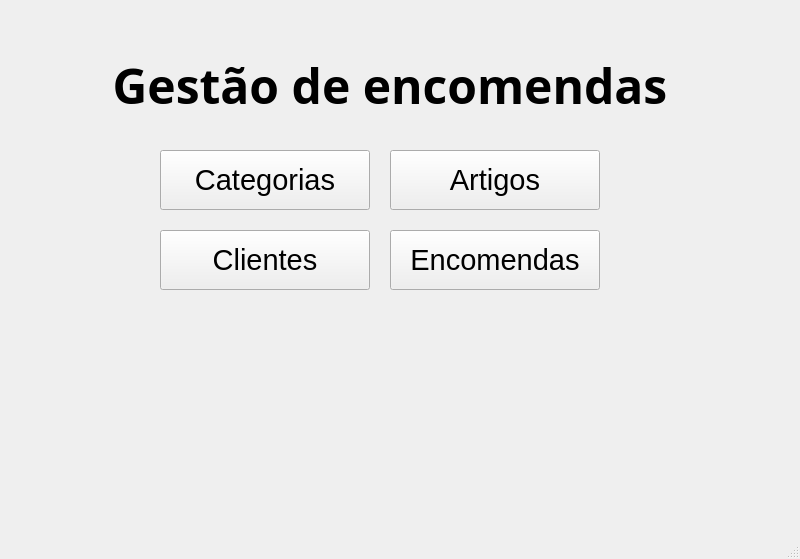
<?xml version="1.0" encoding="UTF-8"?>
<ui version="4.0">
 <class>MainWindow</class>
 <widget class="QMainWindow" name="MainWindow">
  <property name="geometry">
   <rect>
    <x>0</x>
    <y>0</y>
    <width>800</width>
    <height>559</height>
   </rect>
  </property>
  <property name="windowTitle">
   <string>MainWindow</string>
  </property>
  <widget class="QWidget" name="centralwidget">
   <widget class="QLabel" name="label">
    <property name="geometry">
     <rect>
      <x>80</x>
      <y>40</y>
      <width>620</width>
      <height>90</height>
     </rect>
    </property>
    <property name="font">
     <font>
      <family>Arial Black</family>
      <pointsize>36</pointsize>
      <weight>75</weight>
      <bold>true</bold>
     </font>
    </property>
    <property name="text">
     <string>Gestão de encomendas</string>
    </property>
    <property name="alignment">
     <set>Qt::AlignCenter</set>
    </property>
   </widget>
   <widget class="QPushButton" name="pushButton_encomendas">
    <property name="geometry">
     <rect>
      <x>390</x>
      <y>230</y>
      <width>210</width>
      <height>60</height>
     </rect>
    </property>
    <property name="font">
     <font>
      <pointsize>22</pointsize>
     </font>
    </property>
    <property name="text">
     <string>Encomendas</string>
    </property>
    <property name="icon">
     <iconset>
      <normaloff>imagens/encomendas.png</normaloff>imagens/encomendas.png</iconset>
    </property>
    <property name="iconSize">
     <size>
      <width>32</width>
      <height>32</height>
     </size>
    </property>
   </widget>
   <widget class="QPushButton" name="pushButton_sair">
    <property name="geometry">
     <rect>
      <x>540</x>
      <y>380</y>
      <width>101</width>
      <height>91</height>
     </rect>
    </property>
    <property name="text">
     <string/>
    </property>
    <property name="icon">
     <iconset>
      <normaloff>../../../../../Downloads/interfaces/Imagens/sair.png</normaloff>../../../../../Downloads/interfaces/Imagens/sair.png</iconset>
    </property>
    <property name="iconSize">
     <size>
      <width>52</width>
      <height>52</height>
     </size>
    </property>
    <property name="flat">
     <bool>true</bool>
    </property>
   </widget>
   <widget class="QPushButton" name="pushButton_categorias">
    <property name="geometry">
     <rect>
      <x>160</x>
      <y>150</y>
      <width>210</width>
      <height>60</height>
     </rect>
    </property>
    <property name="font">
     <font>
      <pointsize>22</pointsize>
     </font>
    </property>
    <property name="text">
     <string>Categorias</string>
    </property>
    <property name="icon">
     <iconset>
      <normaloff>imagens/categorias.png</normaloff>imagens/categorias.png</iconset>
    </property>
    <property name="iconSize">
     <size>
      <width>32</width>
      <height>32</height>
     </size>
    </property>
   </widget>
   <widget class="QPushButton" name="pushButton_clientes">
    <property name="geometry">
     <rect>
      <x>160</x>
      <y>230</y>
      <width>210</width>
      <height>60</height>
     </rect>
    </property>
    <property name="font">
     <font>
      <pointsize>22</pointsize>
     </font>
    </property>
    <property name="text">
     <string>Clientes</string>
    </property>
    <property name="icon">
     <iconset>
      <normaloff>imagens/cliente.png</normaloff>imagens/cliente.png</iconset>
    </property>
    <property name="iconSize">
     <size>
      <width>32</width>
      <height>32</height>
     </size>
    </property>
   </widget>
   <widget class="QPushButton" name="pushButton_produtos">
    <property name="geometry">
     <rect>
      <x>390</x>
      <y>150</y>
      <width>210</width>
      <height>60</height>
     </rect>
    </property>
    <property name="font">
     <font>
      <pointsize>22</pointsize>
     </font>
    </property>
    <property name="text">
     <string>Artigos</string>
    </property>
    <property name="icon">
     <iconset>
      <normaloff>imagens/produtos.png</normaloff>imagens/produtos.png</iconset>
    </property>
    <property name="iconSize">
     <size>
      <width>32</width>
      <height>32</height>
     </size>
    </property>
   </widget>
  </widget>
  <widget class="QMenuBar" name="menubar">
   <property name="geometry">
    <rect>
     <x>0</x>
     <y>0</y>
     <width>800</width>
     <height>21</height>
    </rect>
   </property>
  </widget>
  <widget class="QStatusBar" name="statusbar"/>
 </widget>
 <resources/>
 <connections/>
</ui>
